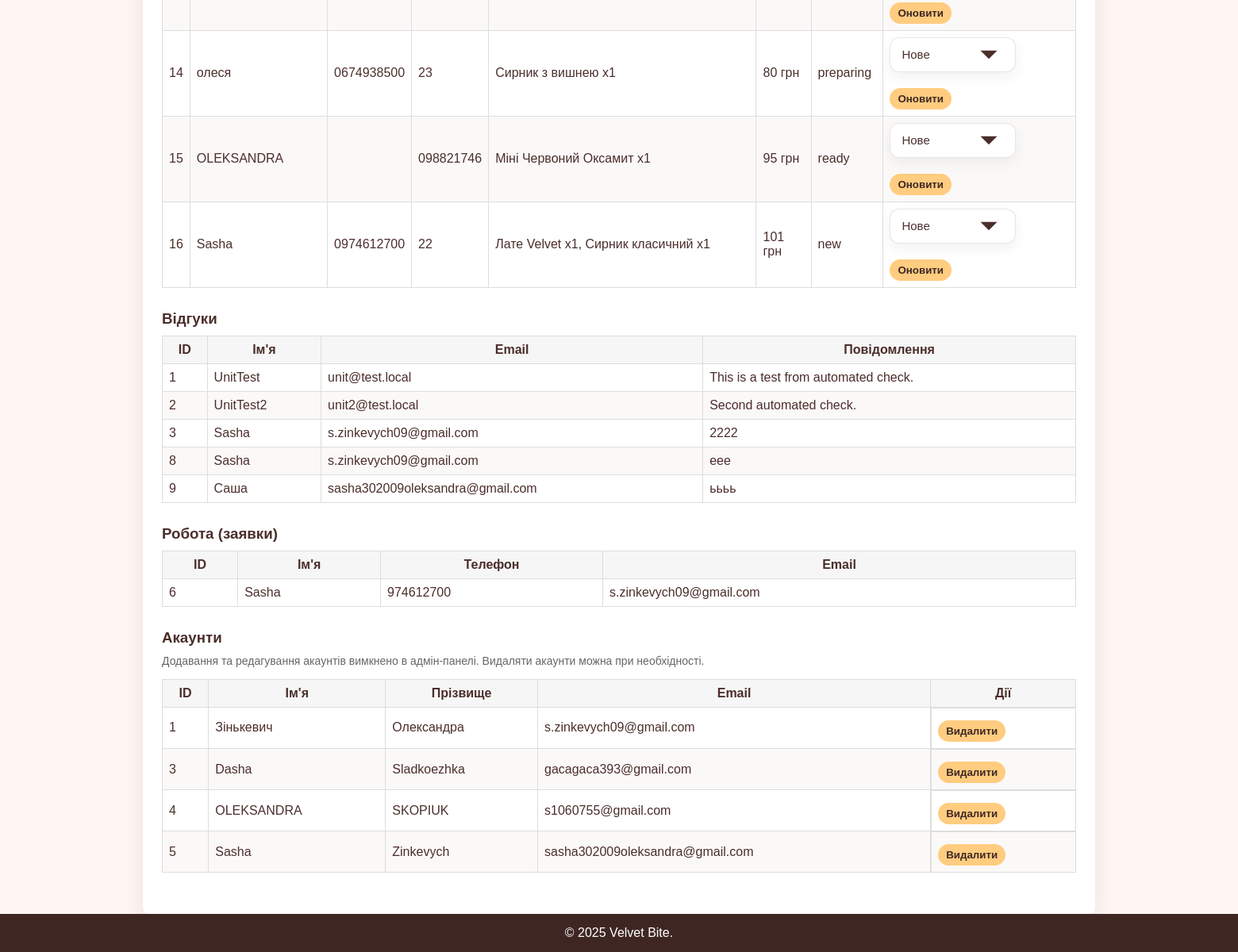
Page /admin (signed in, lower part) on the earlier database version.
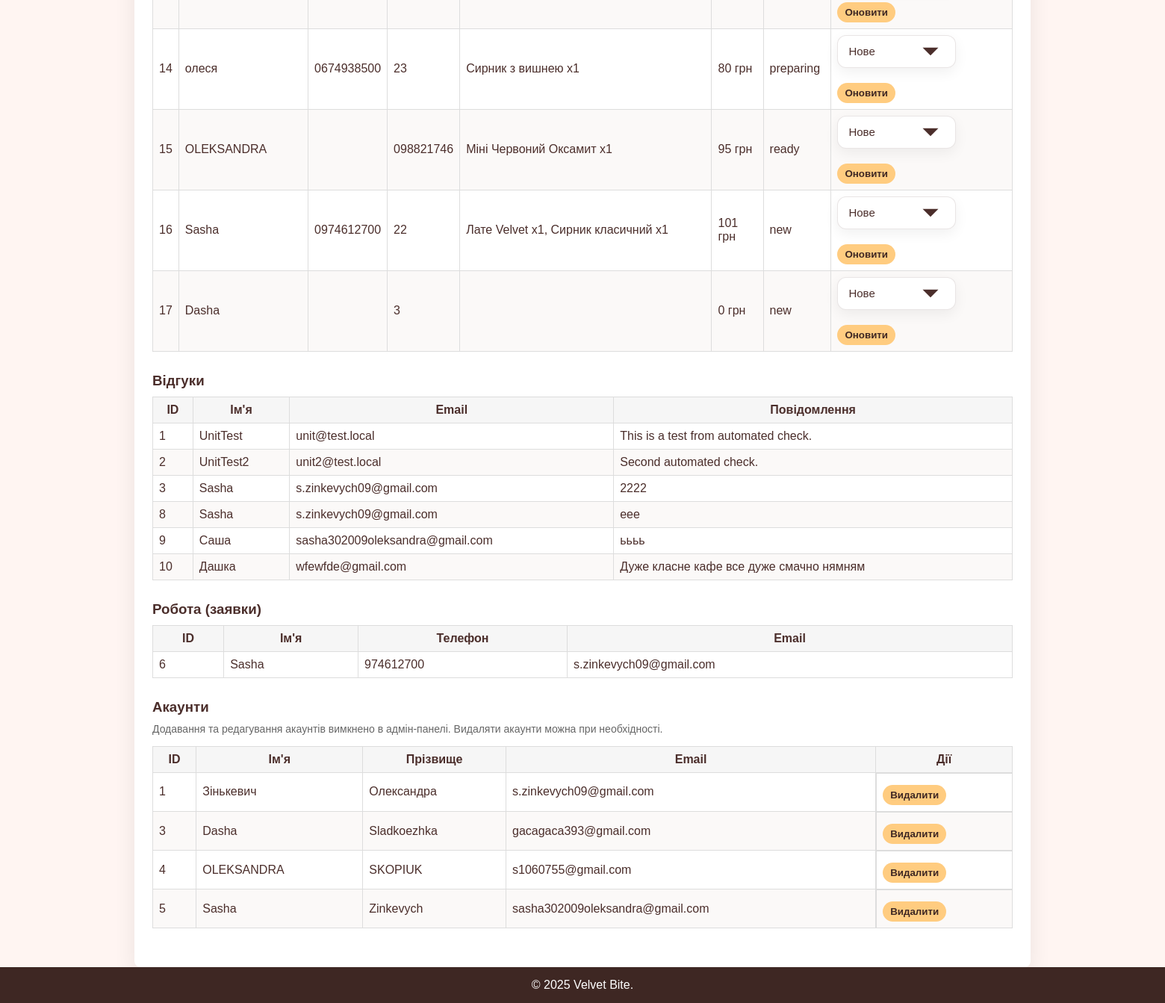
Same page on the later database version.
### tables this page shows
CREATE TABLE "orders" (
	"id"	INTEGER,
	"customer_name"	TEXT,
	"items"	TEXT,
	"total"	REAL,
	"created_at"	TEXT,
	"status"	TEXT,
	"phone"	TEXT,
	"address"	TEXT,
	"discount"	NUMERIC,
	PRIMARY KEY("id" AUTOINCREMENT)
);

CREATE TABLE "feedback" (
	"id"	INTEGER NOT NULL UNIQUE,
	"name"	TEXT NOT NULL,
	"email"	TEXT NOT NULL,
	"text"	TEXT NOT NULL,
	PRIMARY KEY("id" AUTOINCREMENT)
);

CREATE TABLE "work" (
	"id"	INTEGER NOT NULL UNIQUE,
	"name"	TEXT NOT NULL,
	"phone"	INTEGER NOT NULL,
	"email"	TEXT,
	"profecy"	TEXT NOT NULL,
	PRIMARY KEY("id" AUTOINCREMENT)
);

CREATE TABLE "accounts" (
	"id"	INTEGER NOT NULL UNIQUE,
	"first_name"	TEXT NOT NULL,
	"last_name"	TEXT,
	"email"	TEXT NOT NULL, avatar TEXT, bio TEXT, phone TEXT,
	PRIMARY KEY("id" AUTOINCREMENT)
);

### main.py (the view, shortened to what this page needs)
@app.route('/admin')
def admin():
    if not session.get('is_admin'):
        return redirect(url_for('admin_login'))
    dish = get_all_dish()
    feedback = get_all_feedback()
    work = get_all_work()
    orders = get_all_orders()
    orders_display = []
    for o in orders:
        items_text = ''
        try:
            items = json.loads(o['items']) if 'items' in o.keys() else json.loads(o[4])
        except Exception:
            items = []
        parts = []
        for it in items:
            try:
                did = None
                if isinstance(it, dict):
                    did = it.get('dish_id') or it.get('id') or it.get('dish')
                    qty = int(it.get('qty', 1))
                try:
                    did_int = int(did)
                except Exception:
                    did_int = None
                if did_int is not None:
                    d = get_dish_by_id(did_int)
                    name = d['name'] if d and 'name' in d.keys() else f"#{did_int}"
                else:
                    name = str(did or '#')
            except Exception:
                name = f"#{it}"
                qty = 1
            parts.append(f"{name} x{qty}")
        items_text = ', '.join(parts)
        od = dict(o)
        od['items_text'] = items_text
        orders_display.append(od)
    accounts = get_all_accounts()
    return render_template('admin.html', dish=dish, work=work, feedback=feedback, orders=orders_display, accounts=accounts)

### database.py (called while the page is built)
def get_db():
    if 'db' not in g:
        db_path = os.environ.get('DATABASE_PATH', 'my_database.db')
        try:
            db_dir = os.path.dirname(db_path)
            if db_dir:
                os.makedirs(db_dir, exist_ok=True)
        except Exception:
            pass
        g.db = sqlite3.connect(db_path)
        g.db.row_factory = sqlite3.Row  # Для отримання результатів у вигляді словника
    return g.db

def get_all_dish():
    db = get_db()
    cursor = db.cursor()
    cursor.execute('SELECT * FROM dish')
    dish = cursor.fetchall()
    return dish

def get_all_orders():
    db = get_db()
    cursor = db.cursor()
    cursor.execute('SELECT * FROM orders')
    orders = cursor.fetchall()
    return orders

def get_all_work():
    db = get_db()
    cursor = db.cursor()
    cursor.execute('SELECT * FROM work')
    work = cursor.fetchall()
    return work

def get_dish_by_id(dish_id):
    db = get_db()
    cursor = db.cursor()
    cursor.execute('SELECT * FROM dish WHERE id = ?', (dish_id,))
    return cursor.fetchone()

### templates/admin.html (shortened to what this page needs)
<!DOCTYPE html>
<html lang="uk">
<head>
    <link rel="stylesheet" href="{{ url_for('static', filename='style.css') }}">
</head>
<body>
    <main class="admin-container">
        <section class="admin-section">
            <table>
                <tbody>
                    {% for o in orders %}
                    <tr>
                        <td>{{ o.id }}</td>
                        <td>{{ o.customer_name }}</td>
                        <td>{{ o.phone }}</td>
                        <td>{{ o.address }}</td>
                        <td>{{ o.items_text }}</td>
                           <td>{{ o.total|int }} грн</td>
                        <td>{{ o.status or 'new' }}</td>
                        <td>
                            <form method="post" action="{{ url_for('admin_update_order_status', order_id=o.id) }}">
                                <select name="status">
                                    <option value="new">Новe</option>
                                </select>
                                <button class="btn" type="submit">Оновити</button>
                            </form>
                        </td>
                    </tr>
                    {% endfor %}
                </tbody>
            </table>
        </section>
        <section class="admin-section">
            <h3>Відгуки</h3>
            <table>
                <thead><tr><th>ID</th><th>Ім'я</th><th>Email</th><th>Повідомлення</th></tr></thead>
                <tbody>
                    {% for f in feedback %}
                    <tr>
                        <td>{{ f.id }}</td>
                        <td>{{ f.name }}</td>
                        <td>{{ f.email }}</td>
                        <td>{{ f.text }}</td>
                    </tr>
                    {% endfor %}
                </tbody>
            </table>
        </section>
        <section class="admin-section">
            <h3>Робота (заявки)</h3>
            <table>
                <thead><tr><th>ID</th><th>Ім'я</th><th>Телефон</th><th>Email</th></tr></thead>
                <tbody>
                    {% for w in work %}
                    <tr>
                        <td>{{ w.id }}</td>
                        <td>{{ w.name }}</td>
                        <td>{{ w.phone }}</td>
                        <td>{{ w.email }}</td>
                    </tr>
                    {% endfor %}
                </tbody>
            </table>
        </section>
        <section class="admin-section">
            <h3>Акаунти</h3>
            <p class="muted">Додавання та редагування акаунтів вимкнено в адмін-панелі. Видаляти акаунти можна при необхідності.</p>
            <table>
                <thead><tr><th>ID</th><th>Ім'я</th><th>Прізвище</th><th>Email</th><th>Дії</th></tr></thead>
                <tbody>
                    {% for a in accounts %}
                    <tr>
                        <td>{{ a.id }}</td>
                        <td>{{ a.first_name }}</td>
                        <td>{{ a.last_name }}</td>
                        <td>{{ a.email }}</td>
                        <td class="controls">
                            <form method="post" action="{{ url_for('delete_accounts_route', service_id=a.id) }}" style="display:inline">
                                <button class="btn btn-danger" type="submit">Видалити</button>
                            </form>
                        </td>
                    </tr>
                    {% endfor %}
                </tbody>
            </table>
        </section>
    </main>
    <footer>
        <p style="text-align:center">© 2025 Velvet Bite.</p>
    </footer>
</body>
</html>

Differences in the rows shown:
added orders: id "17", customer_name "Dasha", address "3", total "0", status "new"
added feedback: id "10", name "Дашка", email "wfewfde@gmail.com", text "Дуже класне кафе все дуже смачно нямням"
